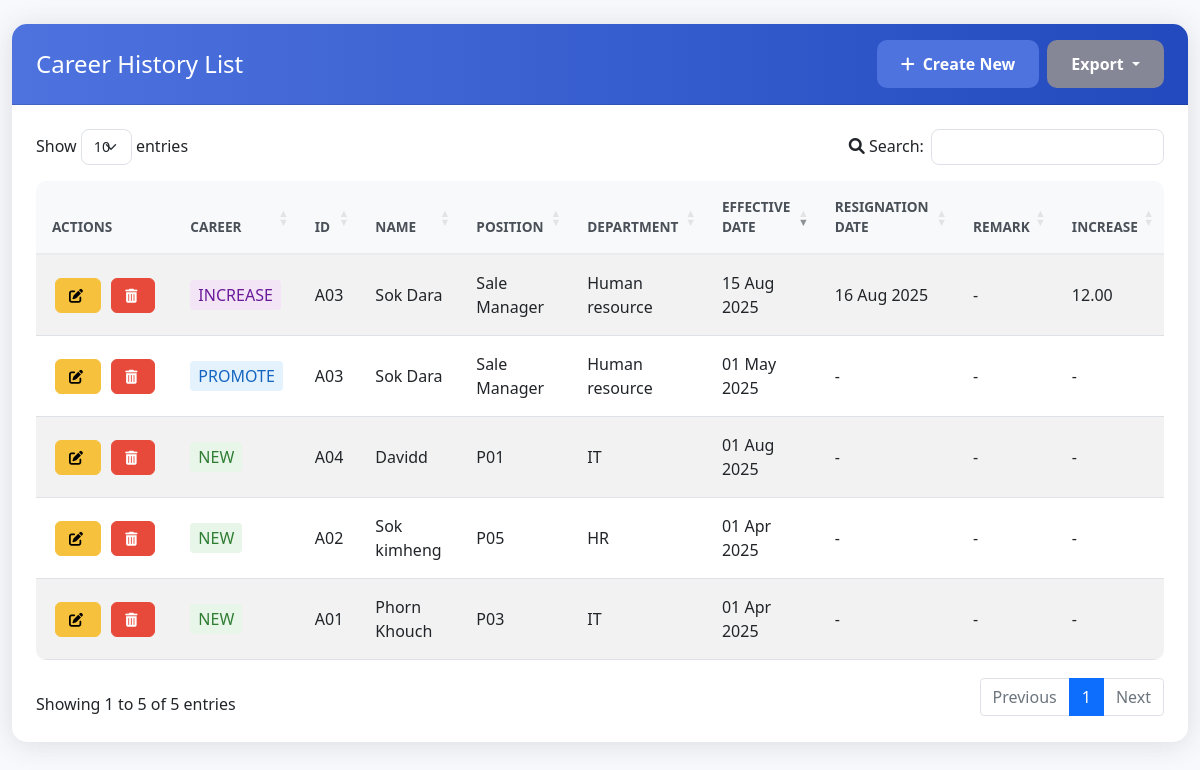
The app's page /view/CareerHistory/index.php with its own data.
### tables this page shows
CREATE TABLE `careerhistory` (
  `ID` int(11) NOT NULL,
  `CareerHistoryType` varchar(20) NOT NULL,
  `EmployeeID` varchar(20) NOT NULL,
  `Company` varchar(200) NOT NULL,
  `Division` varchar(255) NOT NULL,
  `PositionTitle` varchar(255) NOT NULL,
  `Department` varchar(255) DEFAULT NULL,
  `StartDate` date NOT NULL,
  `EndDate` date DEFAULT NULL,
  `Remark` varchar(500) DEFAULT NULL,
  `Increase` decimal(18,2) DEFAULT NULL,
  `CreatedAt` datetime DEFAULT current_timestamp(),
  `UpdatedAt` datetime DEFAULT current_timestamp() ON UPDATE current_timestamp()
);

CREATE TABLE `hrstaffprofile` (
  `EmpCode` varchar(20) NOT NULL,
  `EmpName` varchar(100) DEFAULT NULL,
  `Gender` varchar(20) DEFAULT NULL,
  `Dob` date DEFAULT NULL,
  `Position` varchar(100) DEFAULT NULL,
  `Department` varchar(100) DEFAULT NULL,
  `Company` varchar(100) DEFAULT NULL,
  `Level` varchar(50) DEFAULT NULL,
  `Division` varchar(100) DEFAULT NULL,
  `StartDate` date DEFAULT NULL,
  `Status` varchar(20) DEFAULT NULL,
  `Contact` varchar(50) DEFAULT NULL,
  `Email` varchar(100) DEFAULT NULL,
  `Address` text DEFAULT NULL,
  `LineManager` varchar(100) DEFAULT NULL,
  `Hod` varchar(100) DEFAULT NULL,
  `Photo` varchar(255) DEFAULT NULL,
  `IsProb` int(11) NOT NULL,
  `Salary` decimal(10,2) DEFAULT NULL,
  `PayParameter` varchar(50) DEFAULT NULL,
  `Telegram` varchar(255) NOT NULL,
  `ProbationDate` date NOT NULL
);

### view/CareerHistory/index.php (the view, shortened to what this page needs)
<?php
include("../../Config/conect.php");
$sql = "SELECT ch.*, sp.EmpName
        FROM careerhistory ch
        INNER JOIN hrstaffprofile sp ON ch.EmployeeID = sp.EmpCode
        ORDER BY ch.CreatedAt DESC";
$result = $con->query($sql);
?>
<!DOCTYPE html>
<html lang="en">
<head>
    <link href="https://cdn.jsdelivr.net/npm/bootstrap@5.1.3/dist/css/bootstrap.min.css" rel="stylesheet">
    <link href="https://cdn.datatables.net/1.11.5/css/dataTables.bootstrap5.min.css" rel="stylesheet">
    <link href="https://cdn.jsdelivr.net/npm/sweetalert2@11/dist/sweetalert2.min.css" rel="stylesheet">
    <link href="https://cdnjs.cloudflare.com/ajax/libs/font-awesome/6.0.0/css/all.min.css" rel="stylesheet">
    <link href="../../style/career.css" rel="stylesheet">
</head>
<body>
    <div class="container-fluid mt-4 mb-4">
        <div class="row">
            <div class="col-12">
                <div class="card">
                    <div class="card-header">
                        <div class="d-flex justify-content-between align-items-center">
                            <h4 class="mb-0">Career History List</h4>
                            <div class="d-flex gap-2">
                                <a href="create.php" class="btn btn-primary">
                                    <i class="fas fa-plus me-2"></i>Create New
                                </a>
                                <div class="dropdown">
                                    <button class="btn btn-secondary dropdown-toggle" type="button" data-bs-toggle="dropdown" aria-expanded="false">
                                        Export
                                    </button>
                                </div>
                            </div>
                        </div>
                    </div>
                    <div class="card-body">
                        <table id="careerHistoryTable" class="table table-striped table-hover">
                            <thead>
                                <tr>
                                    <th>Actions</th>
                                    <th>Career</th>
                                    <th>ID</th>
                                    <th>Name</th>
                                    <th>Position</th>
                                    <th>Department</th>
                                    <th>Effective Date</th>
                                    <th>Resignation Date</th>
                                    <th>Remark</th>
                                    <th>Increase</th>
                                </tr>
                            </thead>
                            <tbody>
                                <?php while ($row = $result->fetch_assoc()): ?>
                                    <tr>
                                        <td class="action-buttons">
                                            <a href="edit.php?id=<?php echo urlencode($row['ID']); ?>"
                                                class="btn btn-sm btn-warning">
                                                <i class="fas fa-edit me-1"></i>
                                            </a>
                                            <button class="btn btn-sm btn-danger delete-btn"
                                                data-id="<?php echo htmlspecialchars($row['ID'] ?? ''); ?>">
                                                <i class="fas fa-trash-alt me-1"></i>
                                            </button>
                                        </td>
                                        <td>
                                            <?php
                                            $careerCode = strtolower($row['CareerHistoryType'] ?? '');
                                            echo "<span class='career-code {$careerCode}'>" . htmlspecialchars($row['CareerHistoryType'] ?? '') . "</span>";
                                            ?>
                                        </td>
                                        <td><?php echo htmlspecialchars($row['EmployeeID'] ?? ''); ?></td>
                                        <td><?php echo htmlspecialchars($row['EmpName'] ?? ''); ?></td>
                                        <td><?php echo htmlspecialchars($row['PositionTitle'] ?? ''); ?></td>
                                        <td><?php echo htmlspecialchars($row['Department'] ?? ''); ?></td>
                                        <td><?php echo date('d M Y', strtotime($row['StartDate'])); ?></td>
                                        <td><?php echo $row['EndDate'] ? date('d M Y', strtotime($row['EndDate'])) : '-'; ?></td>
                                        <td><?php echo htmlspecialchars($row['Remark'] ?? '-'); ?></td>
                                        <td><?php echo $row['Increase'] ? number_format($row['Increase'], 2) : '-'; ?></td>
                                    </tr>
                                <?php endwhile; ?>
                            </tbody>
                        </table>
                    </div>
                </div>
            </div>
        </div>
    </div>
</body>
</html>

### Style/career.css (style rules this page uses)
:root { --primary-color: #4e73df; --secondary-color: #858796; --success-color: #1cc88a; --info-color: #36b9cc; --warning-color: #f6c23e; --danger-color: #e74a3b; }
body { background-color: #f8f9fc; font-family: 'Segoe UI', Tahoma, Geneva, Verdana, sans-serif; }
.card { border: none; border-radius: 15px; box-shadow: 0 0.15rem 1.75rem 0 rgba(58, 59, 69, 0.15); }
.card-header { background: linear-gradient(to right, var(--primary-color), #224abe); color: white; border-radius: 15px 15px 0 0 !important; padding: 1rem 1.5rem; }
.card-body { padding: 1.5rem; }
.btn { border-radius: 10px; padding: 0.75rem 1.5rem; font-weight: 600; transition: all 0.2s; }
.btn-primary { background-color: var(--primary-color); border: none; }
.btn-secondary { background-color: var(--secondary-color); border: none; }
.btn-sm { border-radius: 6px; padding: 0.4rem 0.8rem; font-size: 0.875rem; margin: 0 0.2rem; }
.btn-warning { background-color: var(--warning-color); border-color: var(--warning-color); color: #000; }
.btn-danger { background-color: var(--danger-color); border-color: var(--danger-color); }
.career-code { font-weight: 500; padding: 4px 8px; border-radius: 4px; }
.career-code.new { background-color: #e8f5e9; color: #2e7d32; }
.career-code.promote { background-color: #e3f2fd; color: #1565c0; }
.career-code.increase { background-color: #f3e5f5; color: #6a1b9a; }
.table { border-radius: 10px; overflow: hidden; }
.table thead th { background-color: #f8f9fa; border-bottom: 2px solid #e9ecef; color: #495057; font-weight: 600; text-transform: uppercase; font-size: 0.85rem; padding: 1rem; }
.table tbody td { padding: 1rem; vertical-align: middle; }
.action-buttons { white-space: nowrap; }

### records on screen
careerhistory: CareerHistoryType "NEW", EmployeeID "A04", hrstaffprofile.EmpName "Davidd", PositionTitle "P01", Department "IT", StartDate "01 Aug 2025", Remark "-"
careerhistory: CareerHistoryType "INCREASE", EmployeeID "A03", hrstaffprofile.EmpName "Sok Dara", PositionTitle "Sale Manager", Department "Human resource", StartDate "15 Aug 2025", EndDate "16 Aug 2025", Remark "-", Increase "12.00"
careerhistory: CareerHistoryType "PROMOTE", EmployeeID "A03", hrstaffprofile.EmpName "Sok Dara", PositionTitle "Sale Manager", Department "Human resource", StartDate "01 May 2025", Remark "-"
careerhistory: CareerHistoryType "NEW", EmployeeID "A02", hrstaffprofile.EmpName "Sok kimheng", PositionTitle "P05", Department "HR", StartDate "01 Apr 2025", Remark "-"
careerhistory: CareerHistoryType "NEW", EmployeeID "A01", hrstaffprofile.EmpName "Phorn Khouch", PositionTitle "P03", Department "IT", StartDate "01 Apr 2025", Remark "-"
